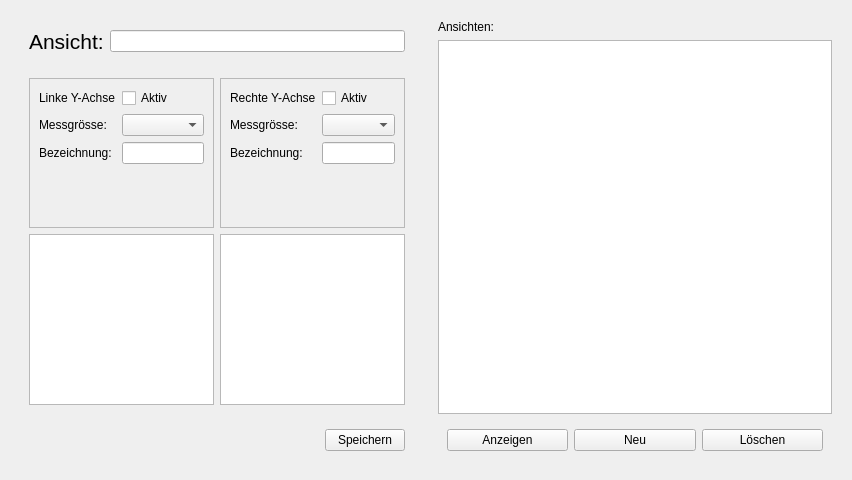
<?xml version="1.0" encoding="UTF-8"?>
<ui version="4.0">
 <class>tabViews</class>
 <widget class="QWidget" name="tabViews">
  <property name="geometry">
   <rect>
    <x>0</x>
    <y>0</y>
    <width>852</width>
    <height>480</height>
   </rect>
  </property>
  <layout class="QHBoxLayout" name="horizontalLayout_5">
   <item>
    <widget class="QFrame" name="frameViewsSettings">
     <property name="sizePolicy">
      <sizepolicy hsizetype="Preferred" vsizetype="Preferred">
       <horstretch>1</horstretch>
       <verstretch>0</verstretch>
      </sizepolicy>
     </property>
     <property name="minimumSize">
      <size>
       <width>400</width>
       <height>0</height>
      </size>
     </property>
     <property name="maximumSize">
      <size>
       <width>1000</width>
       <height>16777215</height>
      </size>
     </property>
     <property name="frameShape">
      <enum>QFrame::NoFrame</enum>
     </property>
     <property name="frameShadow">
      <enum>QFrame::Raised</enum>
     </property>
     <layout class="QVBoxLayout" name="verticalLayout_2">
      <item>
       <widget class="QFrame" name="frameViewsSettingsName">
        <property name="frameShape">
         <enum>QFrame::NoFrame</enum>
        </property>
        <property name="frameShadow">
         <enum>QFrame::Plain</enum>
        </property>
        <layout class="QHBoxLayout" name="horizontalLayout_9">
         <item>
          <widget class="QLabel" name="labelViewsSettingsNameLabel">
           <property name="font">
            <font>
             <pointsize>16</pointsize>
            </font>
           </property>
           <property name="text">
            <string>Ansicht:</string>
           </property>
          </widget>
         </item>
         <item>
          <widget class="QLineEdit" name="lineEditViewsSettingsNameValue"/>
         </item>
        </layout>
       </widget>
      </item>
      <item>
       <widget class="QFrame" name="frameViewsSettingsYAxis">
        <property name="minimumSize">
         <size>
          <width>0</width>
          <height>300</height>
         </size>
        </property>
        <property name="frameShape">
         <enum>QFrame::NoFrame</enum>
        </property>
        <property name="frameShadow">
         <enum>QFrame::Plain</enum>
        </property>
        <property name="lineWidth">
         <number>1</number>
        </property>
        <layout class="QHBoxLayout" name="horizontalLayout_8">
         <item>
          <layout class="QVBoxLayout" name="verticalLayoutViewsSettingsYAxisFirst">
           <item>
            <widget class="QFrame" name="frameViewsSettingsYAxisFirstControls">
             <property name="sizePolicy">
              <sizepolicy hsizetype="Minimum" vsizetype="Minimum">
               <horstretch>0</horstretch>
               <verstretch>0</verstretch>
              </sizepolicy>
             </property>
             <property name="minimumSize">
              <size>
               <width>0</width>
               <height>150</height>
              </size>
             </property>
             <property name="frameShape">
              <enum>QFrame::StyledPanel</enum>
             </property>
             <property name="frameShadow">
              <enum>QFrame::Raised</enum>
             </property>
             <layout class="QFormLayout" name="formLayout_4">
              <item row="1" column="0">
               <widget class="QLabel" name="labelViewsSettingsYAxisFirstControlsActive">
                <property name="text">
                 <string>Linke Y-Achse</string>
                </property>
               </widget>
              </item>
              <item row="1" column="1">
               <widget class="QCheckBox" name="checkBoxViewsSettingsYAxisFirstControlsActive">
                <property name="text">
                 <string>Aktiv</string>
                </property>
               </widget>
              </item>
              <item row="4" column="0">
               <widget class="QLabel" name="labelViewsSettingsYAxisFirstControlsMeasurementSize">
                <property name="text">
                 <string>Messgrösse:</string>
                </property>
               </widget>
              </item>
              <item row="4" column="1">
               <widget class="QComboBox" name="comboBoxViewsSettingsYAxisFirstControlsMeasurementSize">
                <property name="sizePolicy">
                 <sizepolicy hsizetype="Expanding" vsizetype="Fixed">
                  <horstretch>0</horstretch>
                  <verstretch>0</verstretch>
                 </sizepolicy>
                </property>
               </widget>
              </item>
              <item row="7" column="0">
               <widget class="QLabel" name="labelViewsSettingsYAxisFirstControlsAxisLabel">
                <property name="text">
                 <string>Bezeichnung:</string>
                </property>
               </widget>
              </item>
              <item row="7" column="1">
               <widget class="QLineEdit" name="lineEditViewsSettingsYAxisFirstControlsAxisLabel"/>
              </item>
             </layout>
            </widget>
           </item>
           <item>
            <widget class="QListWidget" name="listWidgetViewsSettingsYAxisFirstSensors"/>
           </item>
          </layout>
         </item>
         <item>
          <layout class="QVBoxLayout" name="verticalLayoutViewsSettingsYAxisSecond">
           <item>
            <widget class="QFrame" name="frameViewsSettingsYAxisSecondControls">
             <property name="sizePolicy">
              <sizepolicy hsizetype="Minimum" vsizetype="Minimum">
               <horstretch>0</horstretch>
               <verstretch>0</verstretch>
              </sizepolicy>
             </property>
             <property name="minimumSize">
              <size>
               <width>0</width>
               <height>150</height>
              </size>
             </property>
             <property name="frameShape">
              <enum>QFrame::StyledPanel</enum>
             </property>
             <property name="frameShadow">
              <enum>QFrame::Raised</enum>
             </property>
             <layout class="QFormLayout" name="formLayout_3">
              <item row="4" column="0">
               <widget class="QLabel" name="labelViewsSettingsYAxisSecondControlsMeasurementSize">
                <property name="text">
                 <string>Messgrösse:</string>
                </property>
               </widget>
              </item>
              <item row="4" column="1">
               <widget class="QComboBox" name="comboBoxViewsSettingsYAxisSecondControlsMeasurementSize">
                <property name="sizePolicy">
                 <sizepolicy hsizetype="Expanding" vsizetype="Fixed">
                  <horstretch>0</horstretch>
                  <verstretch>0</verstretch>
                 </sizepolicy>
                </property>
               </widget>
              </item>
              <item row="7" column="0">
               <widget class="QLabel" name="labelViewsSettingsYAxisSecondControlsAxisLabel">
                <property name="text">
                 <string>Bezeichnung:</string>
                </property>
               </widget>
              </item>
              <item row="7" column="1">
               <widget class="QLineEdit" name="lineEditViewsSettingsYAxisSecondControlsAxisLabel"/>
              </item>
              <item row="1" column="1">
               <widget class="QCheckBox" name="checkBoxViewsSettingsYAxisSecondControlsActive">
                <property name="text">
                 <string>Aktiv</string>
                </property>
               </widget>
              </item>
              <item row="1" column="0">
               <widget class="QLabel" name="labelViewsSettingsYAxisSecondControlsActive">
                <property name="text">
                 <string>Rechte Y-Achse</string>
                </property>
               </widget>
              </item>
             </layout>
            </widget>
           </item>
           <item>
            <widget class="QListWidget" name="listWidgetViewsSettingsYAxisSecondSensors"/>
           </item>
          </layout>
         </item>
        </layout>
       </widget>
      </item>
      <item>
       <widget class="QFrame" name="frame_2">
        <property name="frameShape">
         <enum>QFrame::NoFrame</enum>
        </property>
        <property name="frameShadow">
         <enum>QFrame::Raised</enum>
        </property>
        <layout class="QHBoxLayout" name="horizontalLayout_11">
         <item>
          <spacer name="horizontalSpacer_2">
           <property name="orientation">
            <enum>Qt::Horizontal</enum>
           </property>
           <property name="sizeHint" stdset="0">
            <size>
             <width>40</width>
             <height>20</height>
            </size>
           </property>
          </spacer>
         </item>
         <item>
          <widget class="QPushButton" name="pushButtonViewsSettingsSave">
           <property name="text">
            <string>Speichern</string>
           </property>
          </widget>
         </item>
        </layout>
       </widget>
      </item>
     </layout>
    </widget>
   </item>
   <item>
    <widget class="QFrame" name="frameViewsOverview">
     <property name="sizePolicy">
      <sizepolicy hsizetype="Preferred" vsizetype="Preferred">
       <horstretch>1</horstretch>
       <verstretch>0</verstretch>
      </sizepolicy>
     </property>
     <property name="maximumSize">
      <size>
       <width>600</width>
       <height>16777215</height>
      </size>
     </property>
     <layout class="QVBoxLayout" name="verticalLayout">
      <item>
       <widget class="QLabel" name="label_9">
        <property name="text">
         <string>Ansichten:</string>
        </property>
       </widget>
      </item>
      <item>
       <widget class="QListWidget" name="listWidgetViewsOverviewControlsViews"/>
      </item>
      <item>
       <widget class="QFrame" name="frameViewsOverviewControls">
        <property name="minimumSize">
         <size>
          <width>0</width>
          <height>10</height>
         </size>
        </property>
        <layout class="QHBoxLayout" name="horizontalLayout_6">
         <item>
          <widget class="QPushButton" name="pushButtonViewsOverviewControlsOpen">
           <property name="text">
            <string>Anzeigen</string>
           </property>
          </widget>
         </item>
         <item>
          <widget class="QPushButton" name="pushButtonViewsOverviewControlsNew">
           <property name="text">
            <string>Neu</string>
           </property>
          </widget>
         </item>
         <item>
          <widget class="QPushButton" name="pushButtonViewsOverviewControlsDelete">
           <property name="text">
            <string>Löschen</string>
           </property>
          </widget>
         </item>
        </layout>
       </widget>
      </item>
     </layout>
    </widget>
   </item>
  </layout>
 </widget>
 <resources/>
 <connections/>
</ui>
